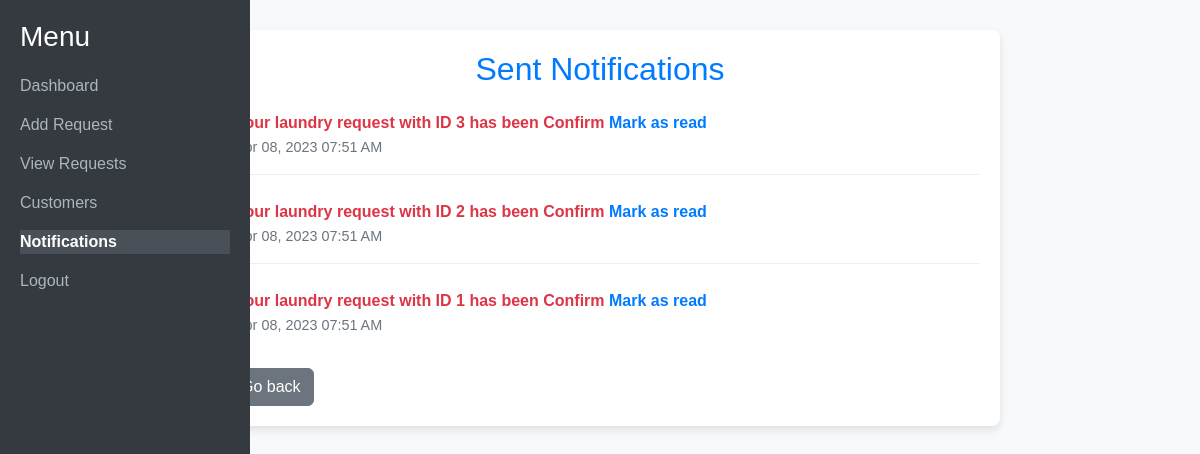
The app's page /notification.php (signed in) with its own data.
### tables this page shows
CREATE TABLE `notifications` (
  `id` int(11) NOT NULL,
  `user_id` int(11) NOT NULL,
  `message` text NOT NULL,
  `read_status` int(11) NOT NULL,
  `created_at` timestamp NOT NULL DEFAULT current_timestamp(),
  `request_id` int(11) NOT NULL
);

### notification.php (the view, shortened to what this page needs)
<?php
require 'config.php';
$user_id = $_SESSION["id"];
$sql = "SELECT * FROM notifications WHERE user_id = $user_id ORDER BY created_at DESC";
$result = mysqli_query($conn, $sql);
$notifications = mysqli_fetch_all($result, MYSQLI_ASSOC);
?>
<!DOCTYPE html>
<html lang="en" dir="ltr">
  <head>
    <link href="https://cdn.jsdelivr.net/npm/bootstrap@5.3.0-alpha1/dist/css/bootstrap.min.css" rel="stylesheet">
  <link href="css/notification.css" rel="stylesheet">
  </head>
  <body>
    <?php include 'sidebar.php'; ?>
    <div class="notifications-container">
      <h2>Sent Notifications</h2>
      <?php if(empty($notifications)): ?>
        <p>No new notifications. Check back later.</p>
      <?php else: ?>
        <ul class="list-unstyled">
          <?php foreach($notifications as $notification): ?>
            <li class="notification-item">
              <?php if(!$notification["read_status"]): ?>
                <strong>
              <?php endif; ?>
              <?php echo $notification["message"]; ?>
              <?php if(!$notification["read_status"]): ?>
                </strong>
                <a href="?mark_read=<?php echo $notification["id"]; ?>">Mark as read</a>
              <?php endif; ?>
              <br>
              <small><?php echo date("M d, Y h:i A", strtotime($notification["created_at"])); ?></small>
            </li>
          <?php endforeach; ?>
        </ul>
      <?php endif; ?>
      <a href="index.php" class="btn btn-secondary ms-2">Go back</a>
    </div>
  </body>
</html>

### css/notification.css (style rules this page uses)
body { font-family: Arial, sans-serif; background-color: #f8f9fa; padding-top: 30px; }
h2 { text-align: center; color: #007bff; }
.notifications-container { max-width: 800px; margin: 0 auto; padding: 20px; background-color: white; border-radius: 8px; box-shadow: 0 4px 8px rgba(0, 0, 0, 0.1); }
.notification-item { padding: 15px; border-bottom: 1px solid #eee; margin-bottom: 10px; }
.notification-item:last-child { border-bottom: none; }
.notification-item strong { color: #dc3545; }
.notification-item a { color: #007bff; text-decoration: none; font-weight: bold; }
.notification-item small { color: #6c757d; font-size: 0.9rem; }

### records on screen
notifications: message "Your laundry request with ID 3 has been Confirm", created_at "Apr 08, 2023 07:51 AM"
notifications: message "Your laundry request with ID 2 has been Confirm", created_at "Apr 08, 2023 07:51 AM"
notifications: message "Your laundry request with ID 1 has been Confirm", created_at "Apr 08, 2023 07:51 AM"
